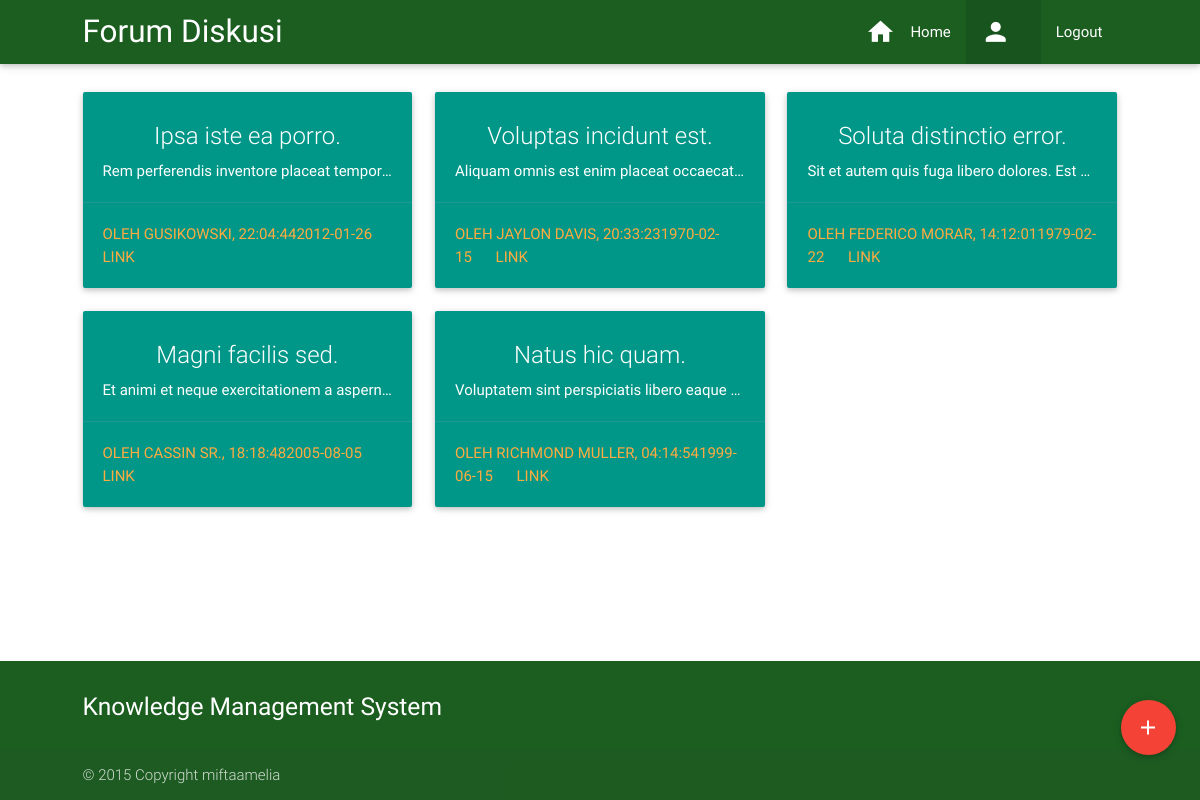
Screenshot of /forum/static/forum.php with the database file from the repository.
### tables this page shows
CREATE TABLE IF NOT EXISTS `forum` (
  `id` int(11) NOT NULL,
  `judul` varchar(50) DEFAULT NULL,
  `isi` text,
  `user` varchar(50) DEFAULT NULL,
  `tgl` date DEFAULT NULL,
  `jam` time DEFAULT NULL
);

### forum/static/forum.php (the view, shortened to what this page needs)
<?php
	$user = $_SESSION['user'];
?>
<html>
    <head>
	    <link href="../../asset/css/materialize.min.css" rel="stylesheet">
    </head>
    <body>
	    <header>
	        <nav class="green darken-4">
	            <div class="nav-wrapper container">
	                <a class="brand-logo">Forum Diskusi</a>
	                <ul id="nav-mobile" class="right hide-on-med-and-down">
						<li><a href="forum.php"><i class="mdi-action-home left"></i>Home</a></li>
						<li class="active"><a><i class="mdi-social-person left"></i><?php echo $user ?></a></li>
						<li><a href="index.php">Logout</a></li>
				    </ul>
	            </div>
	        </nav>
	    </header>
	    <main style="margin-top:20px;">
	        <div class="container">
	            <div class="row">
	<?php
		$q = "SELECT * from forum";
		$sql = mysql_query ($q);
		while ($hasil = mysql_fetch_array ($sql)) {
	?>
	                <div class="col s4">
						<div class="card teal">
							<div class="card-content white-text center-align">
								<span class="card-title"><?php echo $hasil['judul']?></span>
								<p class="truncate"><?php echo $hasil['isi']?></p>
							</div>
							<div class="card-action">
								<a>oleh <?php echo $hasil['user']?>, <?php echo $hasil['jam']?><?php echo $hasil['tgl']?></a>
								<a href="tampil.php?id=<?php echo $hasil['id'] ?>">link</a>
							</div>
						</div>
	                </div>
	<?php } ?>
	            </div>
	        </div>
	    </main>
	    <footer class="page-footer green darken-4">
	        <div class="container">
	            <div class="row">
	                <div class="col l6 s12">
	                    <h5 class="white-text">Knowledge Management System</h5>
	                </div>
	            </div>
	        </div>
	        <div class="footer-copyright">
	            <div class="container">
	                © 2015 Copyright miftaamelia
	            </div>
	        </div>
	    </footer>
<div class="fixed-action-btn" style="bottom: 45px; right: 24px;">
	<a class="btn-floating btn-large red" href="baru.php">
		<i class="large mdi-content-add"></i>
	</a>
</div>
    </body>
</html>

### forum/static/forum.php (style rules this page uses)
body { display: flex; min-height: 100vh; flex-direction: column; }
main { flex: 1 0 auto }
.container { width:90% }

### rows the page displays
forum: judul "Ipsa iste ea porro.", isi "Rem perferendis inventore placeat tempore.", user "GUSIKOWSKI", jam "22:04:44", tgl "2012-01-26"
forum: judul "Voluptas incidunt est.", isi "Aliquam omnis est enim placeat occaecat…", user "JAYLON DAVIS", jam "20:33:23", tgl "1970-02-15"
forum: judul "Soluta distinctio error.", isi "Sit et autem quis fuga libero dolores. Est…", user "FEDERICO MORAR", jam "14:12:01", tgl "1979-02-22"
forum: judul "Magni facilis sed.", isi "Et animi et neque exercitationem a aspern…", user "CASSIN SR.", jam "18:18:48", tgl "2005-08-05"
forum: judul "Natus hic quam.", isi "Voluptatem sint perspiciatis libero eaque…", user "RICHMOND MULLER", jam "04:14:54", tgl "1999-06-15"
